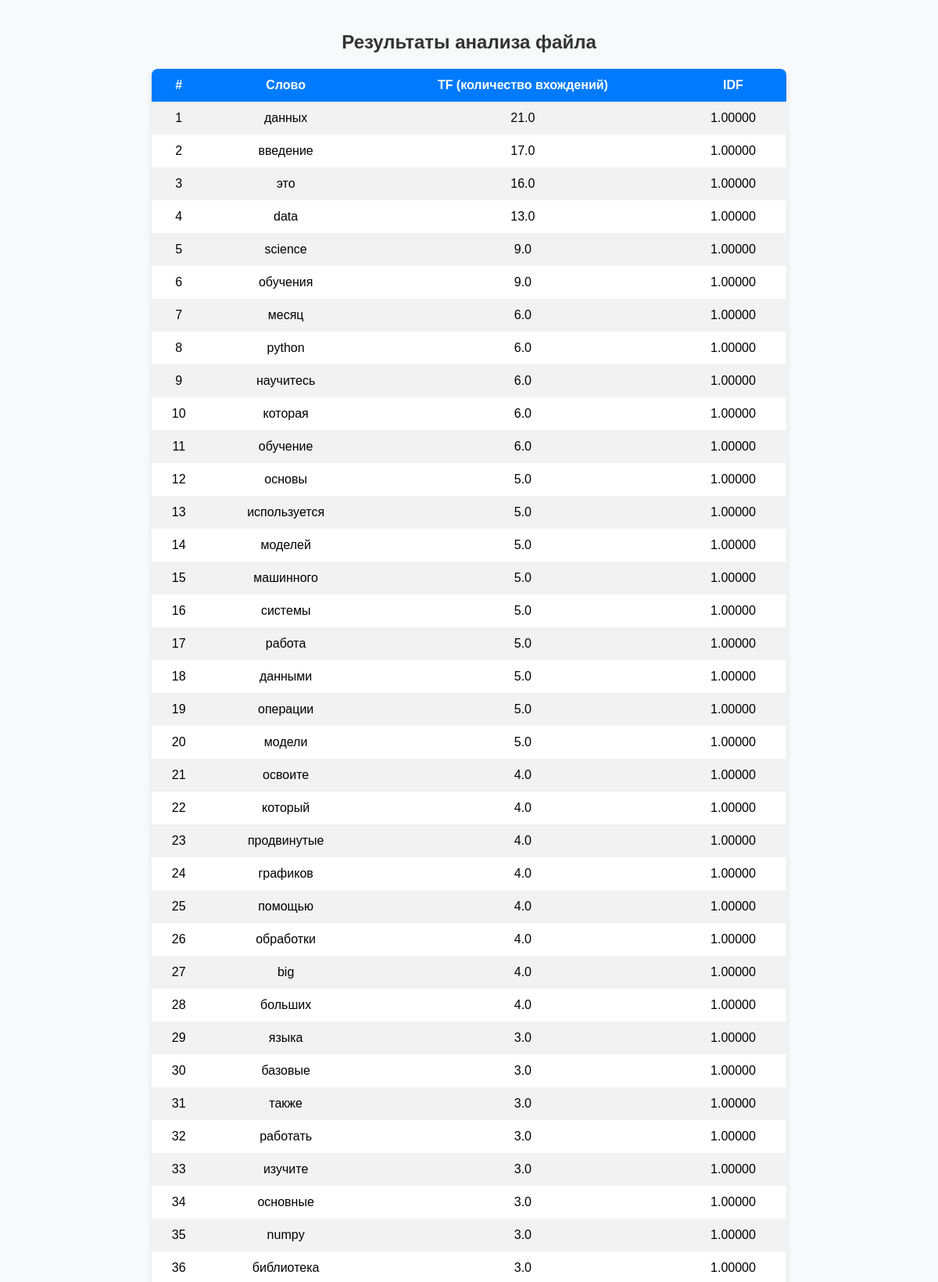
The app's page /results/1/ (upper part) with its own data.
### checkout/models.py (models this page shows, shortened)
class WordStat(models.Model):
    file = models.ForeignKey(UploadedFile, on_delete=models.CASCADE, related_name="word_stats")
    word = models.CharField(max_length=100)
    tf = models.FloatField()
    idf = models.FloatField()
    class Meta:
        unique_together = ('file', 'word')  # Уникальная пара файл-слово

### checkout/views.py (the view)
# urls.py: path('results/<int:file_id>/', results_view, name='results'),
def results_view(request, file_id):
    words = WordStat.objects.filter(file_id=file_id).order_by("-idf")[:50]
    files = UploadedFile.objects.all().order_by("-id")  # Получаем все файлы для выбора
    return render(request, "result.html", {"words": enumerate(words, start=1), "file_id": file_id, "files": files})

### templates/result.html (shortened to what this page needs)
<!DOCTYPE html>
<html lang="ru">
<head>
</head>
<body>
<h2>Результаты анализа файла</h2>
<table>
    <tr>
        <th>#</th>
        <th>Слово</th>
        <th>TF (количество вхождений)</th>
        <th>IDF</th>
    </tr>
    {% for index, word in words %}
    <tr>
        <td>{{ index }}</td>
        <td>{{ word.word }}</td>
        <td>{{ word.tf }}</td>
        <td>{{ word.idf|floatformat:5 }}</td>
    </tr>
    {% endfor %}
</table>
</body>
</html>

### templates/result.html (style rules this page uses)
body { font-family: Arial, sans-serif; background-color: #f8f9fa; margin: 0; padding: 20px; text-align: center; }
h2 { color: #333; margin-bottom: 20px; }
table { width: 70%; border-collapse: collapse; margin: 0 auto; background: #fff; box-shadow: 0px 4px 8px rgba(0, 0, 0, 0.1); border-radius: 8px; overflow: hidden; }
th, td { padding: 12px; text-align: center; }
th { background-color: #007bff; color: white; font-weight: bold; }
tr:nth-child(even) { background-color: #f2f2f2; }

### records on screen
WordStat: index "1", word "данных", tf "21.0", idf "1.00000"
WordStat: id "2", word "введение", tf "17.0", idf "1.00000"
WordStat: id "3", word "это", tf "16.0", idf "1.00000"
WordStat: id "4", word "data", tf "13.0", idf "1.00000"
WordStat: id "5", word "science", tf "9.0", idf "1.00000"
WordStat: id "6", word "обучения", tf "9.0", idf "1.00000"
WordStat: id "7", word "месяц", tf "6.0", idf "1.00000"
WordStat: id "8", word "python", tf "6.0", idf "1.00000"
WordStat: id "9", word "научитесь", tf "6.0", idf "1.00000"
WordStat: id "10", word "которая", tf "6.0", idf "1.00000"
WordStat: id "11", word "обучение", tf "6.0", idf "1.00000"
WordStat: id "12", word "основы", tf "5.0", idf "1.00000"
WordStat: id "13", word "используется", tf "5.0", idf "1.00000"
WordStat: id "14", word "моделей", tf "5.0", idf "1.00000"
WordStat: id "15", word "машинного", tf "5.0", idf "1.00000"
WordStat: id "16", word "системы", tf "5.0", idf "1.00000"
WordStat: id "17", word "работа", tf "5.0", idf "1.00000"
WordStat: id "18", word "данными", tf "5.0", idf "1.00000"
WordStat: id "19", word "операции", tf "5.0", idf "1.00000"
WordStat: id "20", word "модели", tf "5.0", idf "1.00000"
WordStat: id "21", word "освоите", tf "4.0", idf "1.00000"
WordStat: id "22", word "который", tf "4.0", idf "1.00000"
WordStat: id "23", word "продвинутые", tf "4.0", idf "1.00000"
WordStat: id "24", word "графиков", tf "4.0", idf "1.00000"
WordStat: id "25", word "помощью", tf "4.0", idf "1.00000"
WordStat: id "26", word "обработки", tf "4.0", idf "1.00000"
WordStat: id "27", word "big", tf "4.0", idf "1.00000"
WordStat: id "28", word "больших", tf "4.0", idf "1.00000"
WordStat: id "29", word "языка", tf "3.0", idf "1.00000"
WordStat: id "30", word "базовые", tf "3.0", idf "1.00000"
WordStat: id "31", word "также", tf "3.0", idf "1.00000"
WordStat: id "32", word "работать", tf "3.0", idf "1.00000"
WordStat: id "33", word "изучите", tf "3.0", idf "1.00000"
WordStat: id "34", word "основные", tf "3.0", idf "1.00000"
WordStat: id "35", word "numpy", tf "3.0", idf "1.00000"
WordStat: id "36", word "библиотека", tf "3.0", idf "1.00000"
